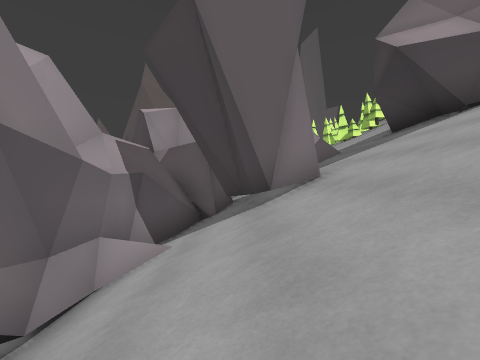
[1] (above)

24 first-person views from a walk through a scene from a Unity 3-D project. The camera is 1.2 m above the floor, looks level and sees 90° across. The floor is counted in squares, 2 m on a side. Each view is taken from the middle of a square. On the plan, view 1 faces up. The plan holds only what a view shows up to about 9 squares ahead; the rest is blank. The place goes on beyond the plan.

[2]
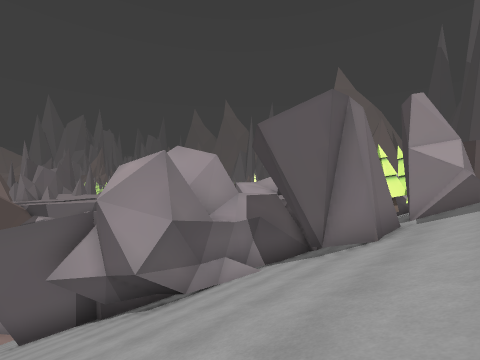

[3]
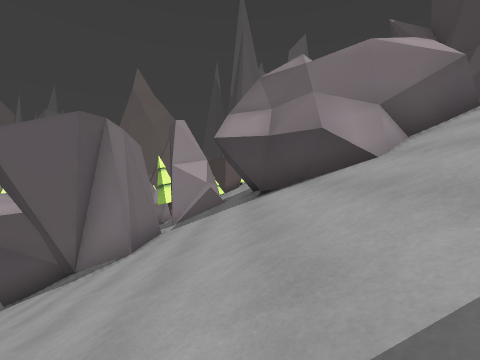

[4]
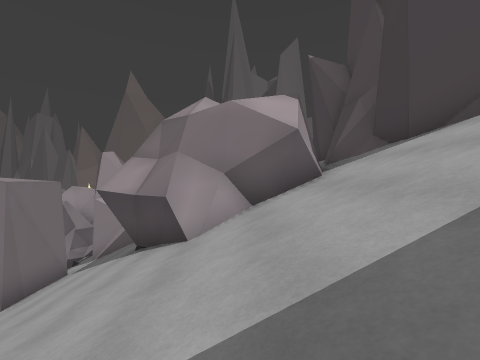

[5]
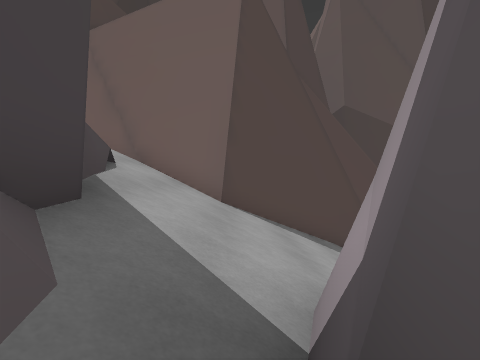

[6]
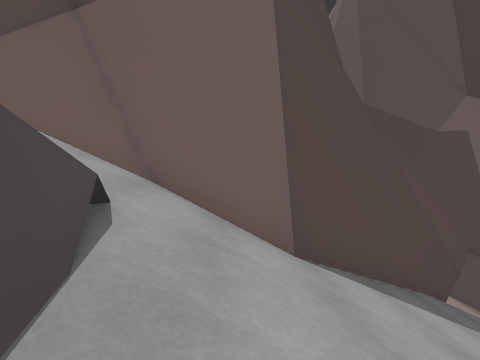

[7]
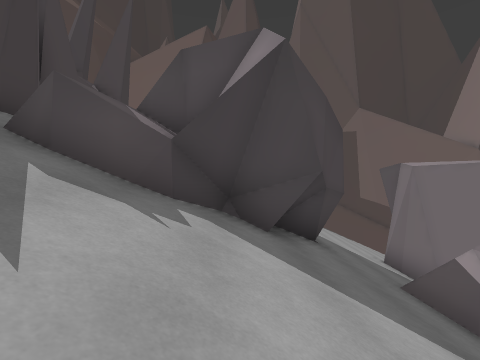

[8]
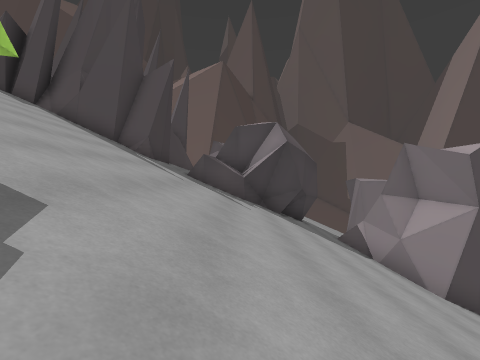

[9]
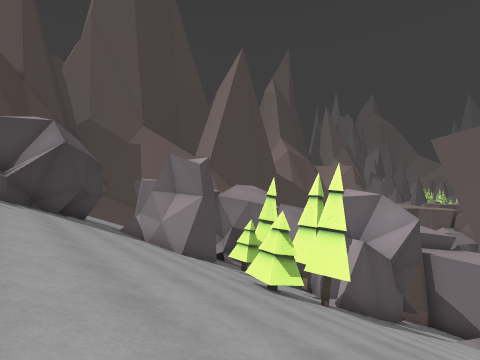

[10]
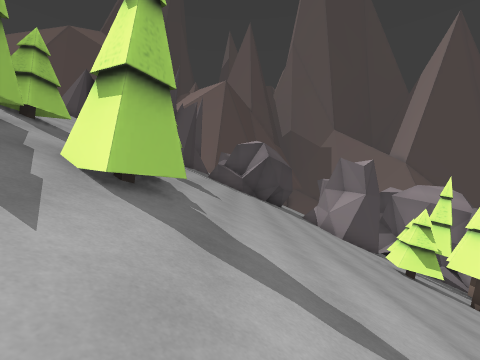

[11]
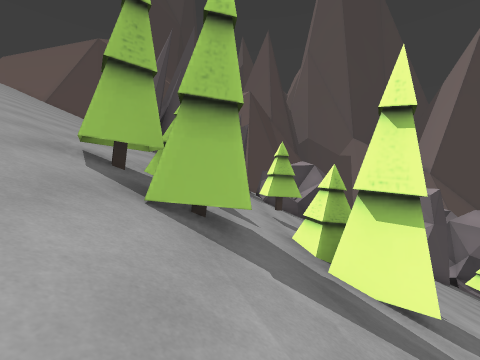

[12]
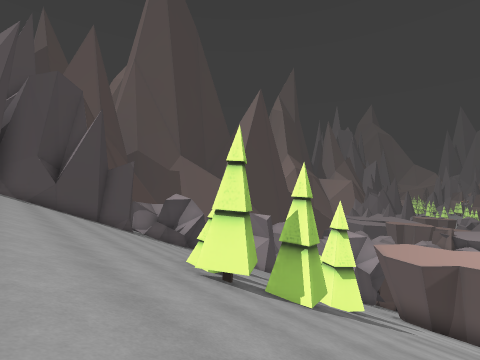

[13]
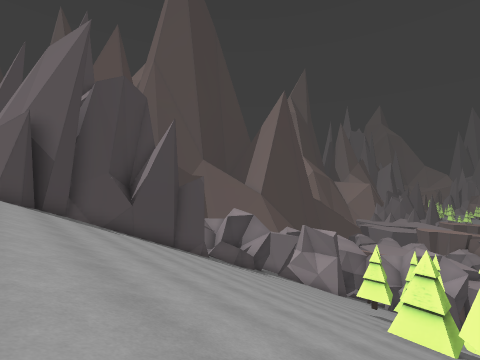

[14]
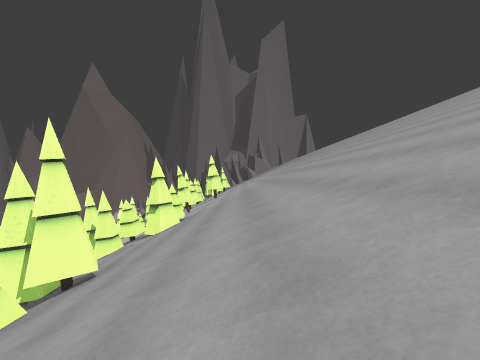

[15]
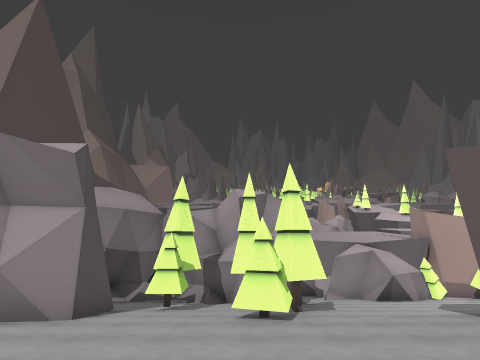

[16]
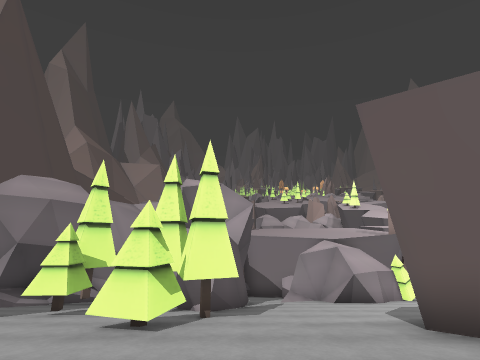

[17]
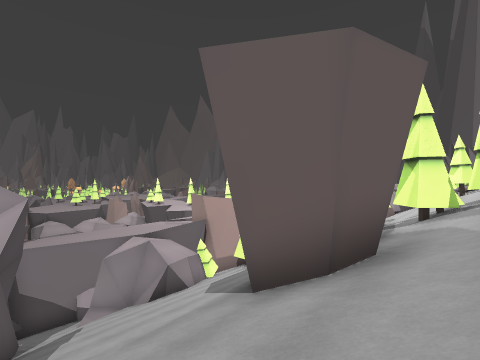

[18]
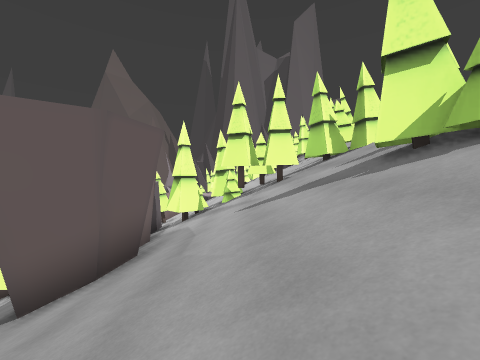

[19]
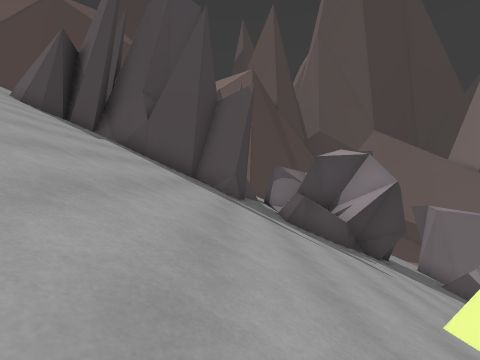

[20]
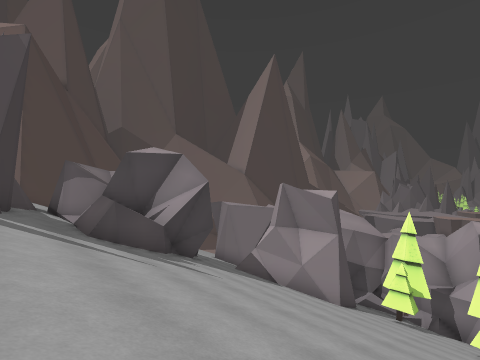

[21]
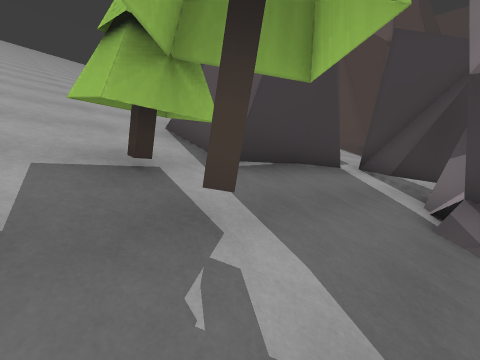

[22]
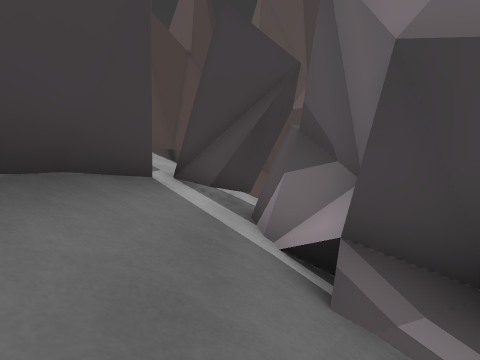

[23]
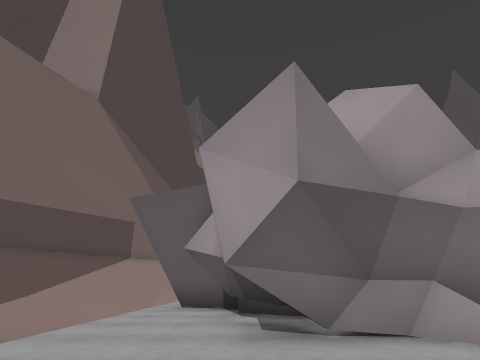

[24]
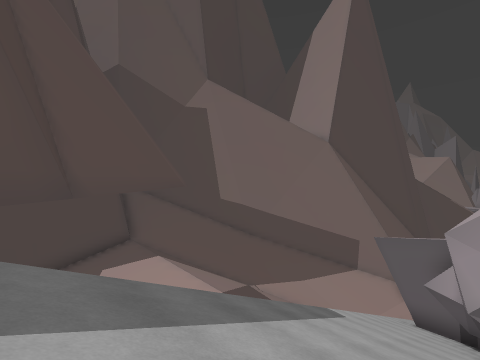

### Floor plan
Key: @ floor where view 1 was taken; # wall or solid block; x gap in a wall; . main floor; : floor 2.75 m higher than the main floor; / step, stairs or slope; = window, fence, low wall or low ledge; ^ raised ledge; v drop or lower ground; T tree; O other object.
Columns run from 6 left of view 1 to 17 right of it. Each row starts with its distance up from view 1.
 23    ///   #///T/OT/T/////
 22    #///  #//////////////
 21   ##//// ##/////////////
 20   #///// ##/////////////
 19  /#///////////TTxTT/////
 18  //////////////T/TT/////
 17   .###///////////T//////
 16      ##TT//////T////////
 15     ##//T///////////////
 14     #///////////////////
 13     #/TT////////////////
 12     #//##///////////////
 11     #///##//////////////
 10     ##//##//////////////
  9      #//##///##/////////
  8      #/////###^/####///#
  7     ##/#//#####/#  #####
  6     #:##///####/#
  5     #/##///# ##/#
  4     #/#////####/##
  3     #////////////#
  2   ###/////////////
  1 #####/////////////
  0 #/ ///@////////#////
 -1 #/////////////####///
 -2            v###  ^=///
 -3            ##    #==//#
 -4                  ##==/#
 -5                   #^###

Positions as (right, up) in squares from view 1, and headings:
1: (0, 0), facing up
2: (3, -1), facing up-left
3: (4, -1), facing up
4: (7, -1), facing up
5: (9, 5), facing down
6: (10, 3), facing down
7: (6, 12), facing down
8: (7, 17), facing down
9: (7, 19), facing down-left
10: (7, 22), facing down
11: (10, 22), facing down
12: (15, 22), facing down-left
13: (17, 18), facing down-left
14: (15, 14), facing up
15: (7, 15), facing left
16: (6, 17), facing left
17: (5, 17), facing up-left
18: (6, 16), facing up
19: (10, 16), facing down
20: (10, 15), facing down-left
21: (-1, 14), facing down-right
22: (0, 12), facing down
23: (1, 1), facing left
24: (5, 1), facing down-left
